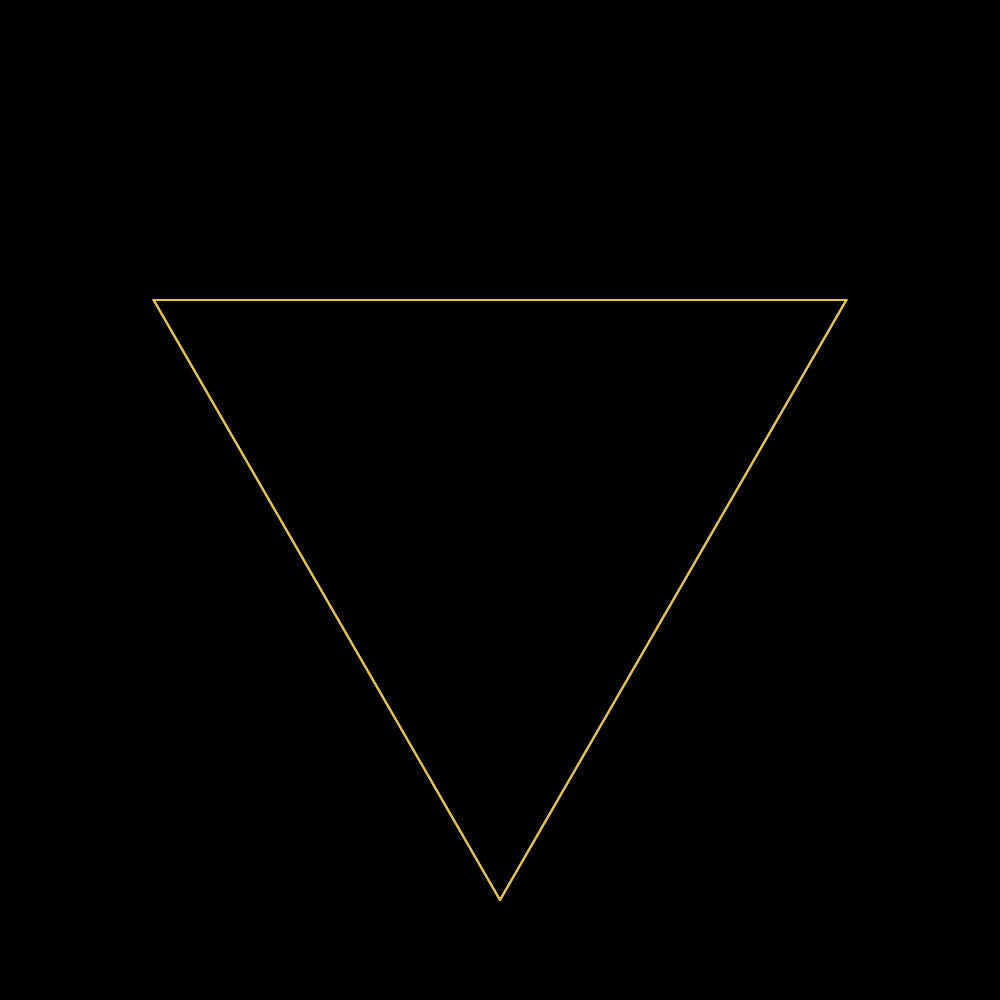
Frame 1 (no input)
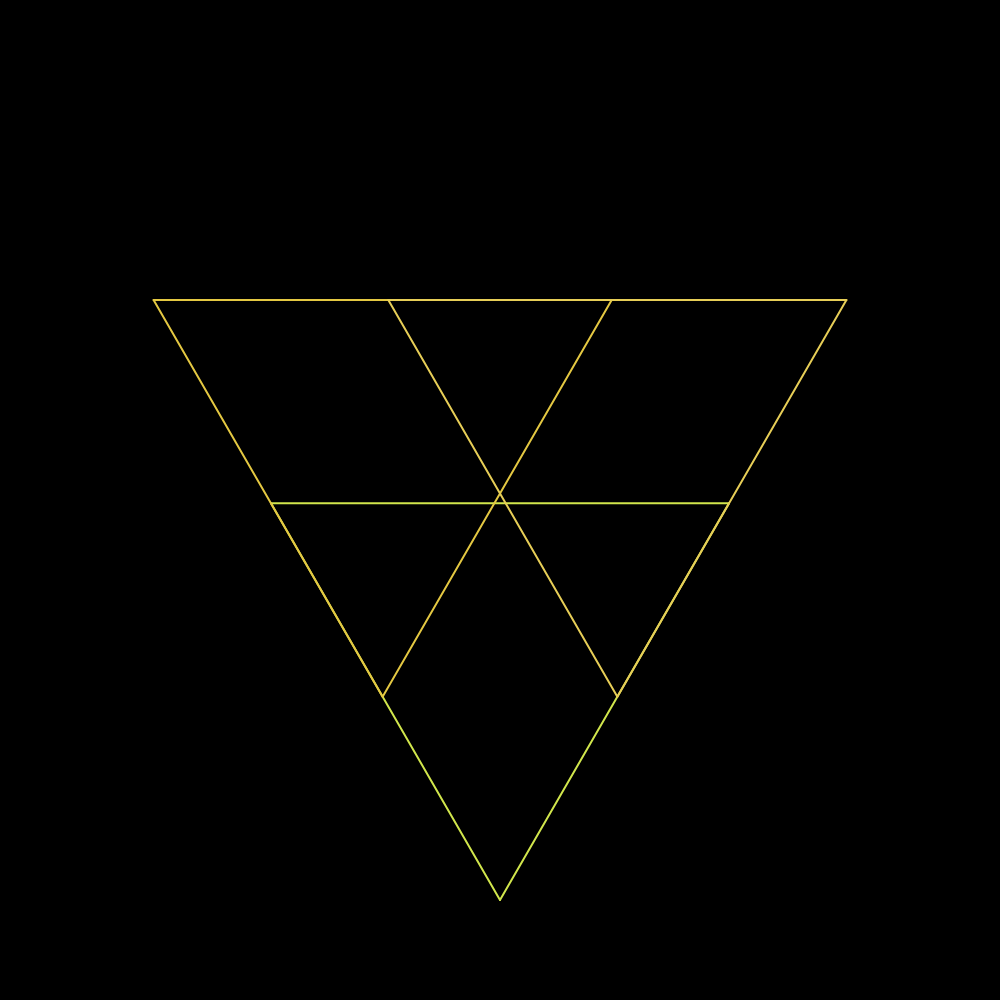
Frame 60 (no input)
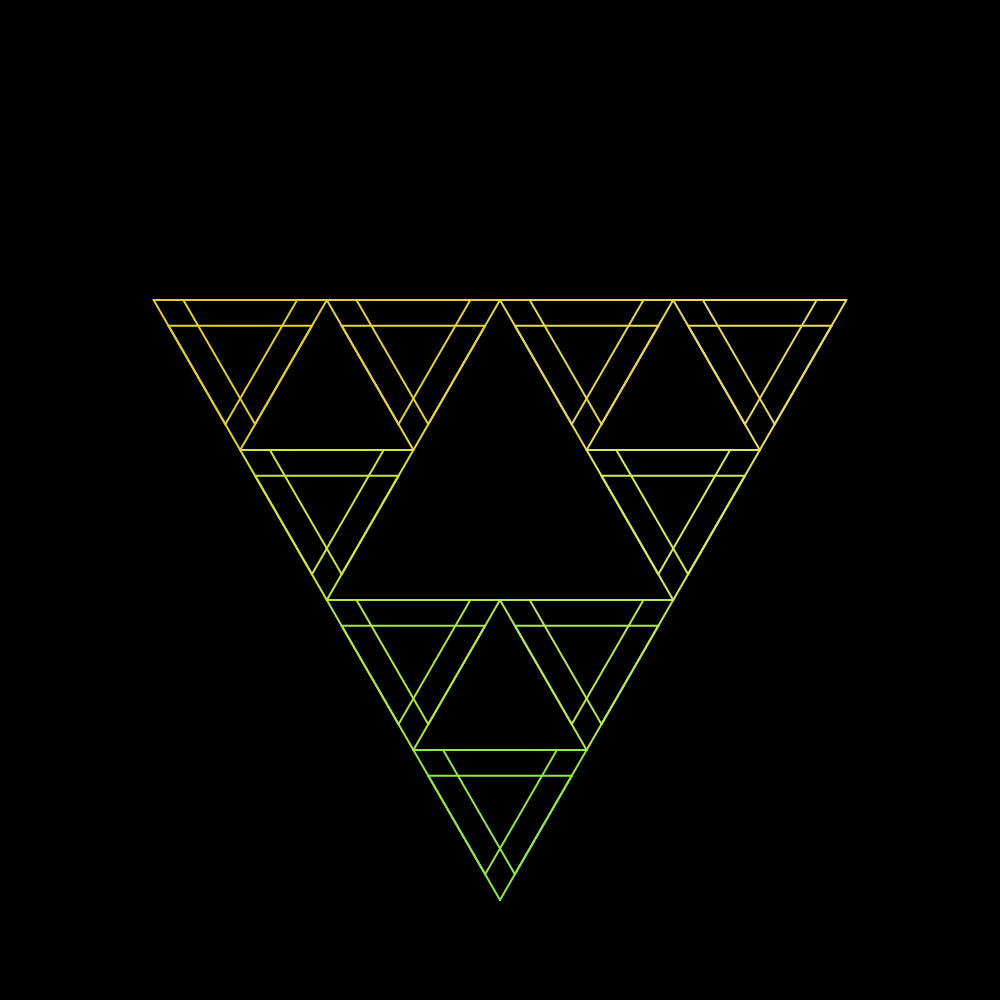
Frame 120 (the mouse pressed at the canvas centre since frame 60)

The p5.js sketch that drew these frames (run headless with seeded random() and noise() and a simulated clock; from frame 60 on, the mouse is pressed at the canvas centre):

// p5.js sketch
// ── sketch.js
function setup() {
  const size = min(windowWidth, windowHeight);
  createCanvas(size, size);
  angleMode(DEGREES);
  colorMode(HSL, 1);
}
function inCoSin(v) {
  return 1 - (Math.cos(v * Math.PI * 2) * 0.5 + 0.5);
}

let n;
let t;
let frame = 0;
const frames = 2000;

function draw() {
  frame += deltaTime / (1000 / 60);
  t = fract(frame / frames);
  scale(width, height);
  background(0);
  stroke(1);
  strokeWeight(0.002);

  const depth = 5 * inCoSin(t * 4);

  n = 3 + floor(4 * t);
  drawFractal(0.5, 0.5, 0.4, depth);
}

function polar(angle, radius) {
  return {
    x: Math.cos(angle * Math.PI * 2) * radius,
    y: Math.sin(angle * Math.PI * 2) * radius,
  };
}

function drawFractal(x, y, size, depth) {
  const df = constrain(depth, 0, 1);
  for (let i = 0; i < n; i++) {
    const f = i / n;
    const angle = f + 0.25;

    if (depth > 0) {
      const scale = 0.5;
      const r = size * scale * df;
      const p = polar(angle, r);
      const s = size * (1 - df * scale);
      drawFractal(x + p.x, y + p.y, s, depth - 1);
    } else {
      const p1 = polar(angle, size);
      const p2 = polar(angle + 1 / n, size);
      const hue = fract(t + y * 0.25);
      const sat = 0.75;
      const light = 0.5 + x * 0.2;
      const c = color(hue, sat, light);
      stroke(c);

      line(x + p1.x, y + p1.y, x + p2.x, y + p2.y);
    }
  }
}

// function windowResized() {
//   resizeCanvas(600, 600);

// }

// ── styles.css
body {
  margin: 0;
  padding: 0;
  box-sizing: border-box;
  background-color: black;
  overflow: hidden;
}
canvas {
  border: white solid 3px;
  position: absolute;
  left: 50%;
  top: 50%;
  transform: translate(-50%, -50%);
}
